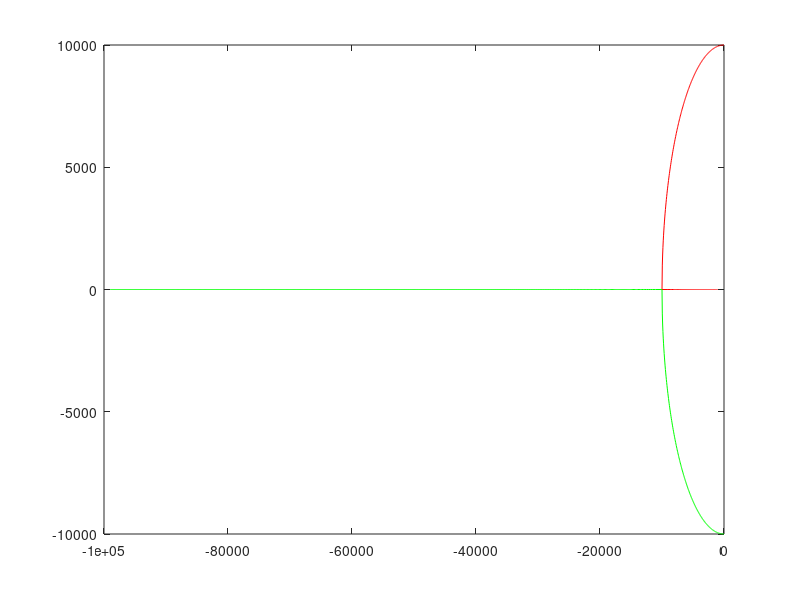

Recreate this plot in MATLAB.
clear all; close all;

#Program display Im vs Re components and grpah them
 
R = 0 : 1 : 1000;
C = 1/1000000;
L = 1/100;

Wn = 1/sqrt(L*C);
zeta = R/2 * sqrt(C/L);

s1 = Wn * (-zeta + sqrt(zeta.^2 -1));
s2 = Wn * (-zeta - sqrt(zeta.^2 -1));

plot(real(s1), imag(s1), 'r', real(s2), imag(s2), 'g');
